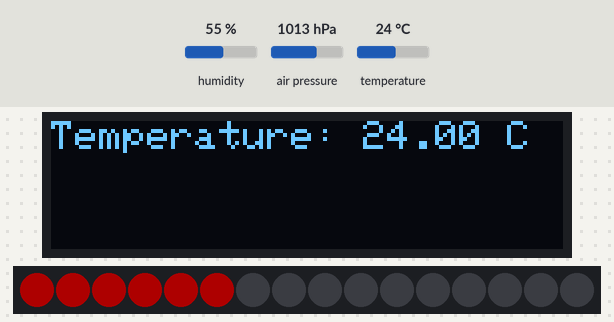
A sketch run on a simulated Arduino Uno, built with avr-gcc and run on an emulated ATmega328P. On the bench: 128×32 one-colour display, 16 RGB LEDs in strip order, left to right. The inputs (shaded band) are chosen by the test bench; at power-on: humidity 55 %, air pressure 1013 hPa, temperature 24 °C. Dim RGB values are drawn brighter than linear.

Above: at 1.2 s.
1.3 s: humidity set to 22 %
At 11.2 s:
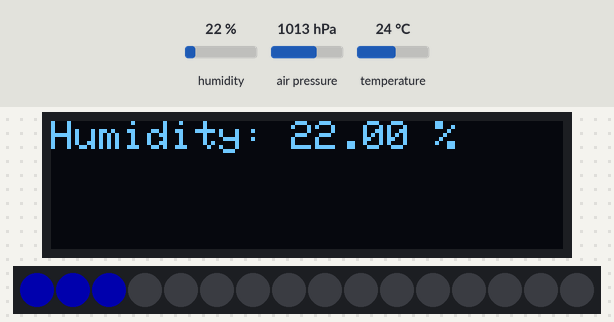
11.5 s: air pressure set to 952 hPa
At 20.7 s:
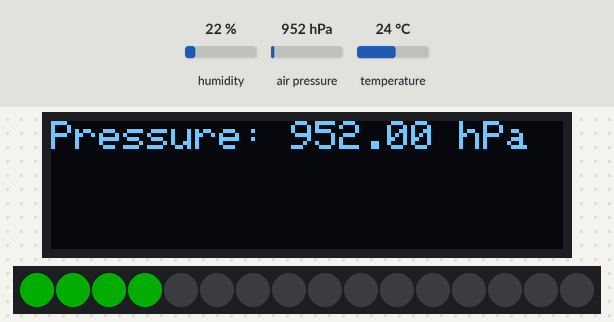
21.5 s: temperature set to 12 °C
At 31.3 s:
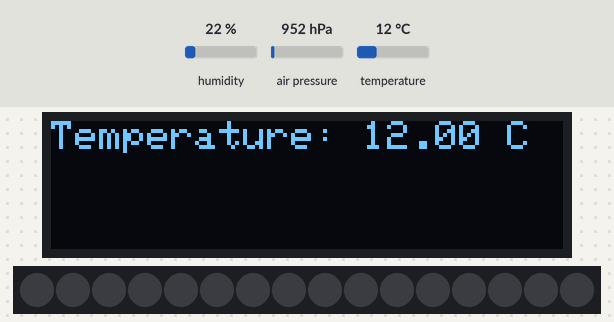
31.6 s: humidity set to 40 %
At 40.9 s:
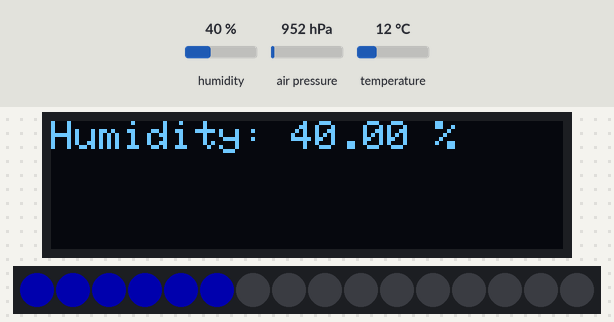
Timing chart, 0 to 42.4 s (numbered marks = the images above; inputs shaded):
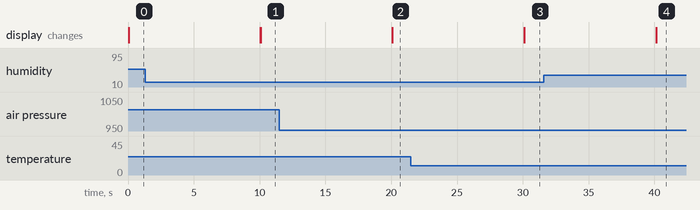

The sketch:

ledrgb.ino
```cpp
#include <Wire.h>
#include <Adafruit_GFX.h>
#include <Adafruit_SSD1306.h>
#include <Adafruit_BME280.h>
#include <Adafruit_NeoPixel.h>

#define SCREEN_WIDTH 128
#define SCREEN_HEIGHT 32

Adafruit_SSD1306 display(SCREEN_WIDTH, SCREEN_HEIGHT, &Wire, -1);
Adafruit_BME280 bme;

#define LED_PIN     13
#define LED_COUNT  16
#define BRIGHTNESS 50

Adafruit_NeoPixel strip(LED_COUNT, LED_PIN, NEO_GRB + NEO_KHZ800);

enum DisplayMode {
  TEMPERATURE,
  HUMIDITY,
  PRESSURE
};

DisplayMode currentMode = TEMPERATURE;

void setup() {
  Wire.begin();

  if(!display.begin(SSD1306_SWITCHCAPVCC, 0x3C)) {
    Serial.println(F("SSD1306 allocation failed"));
    for(;;);
  }

  display.clearDisplay();
  display.setTextSize(1);
  display.setTextColor(SSD1306_WHITE);

  if (!bme.begin(0x76)) {
    Serial.println("Could not find a valid BME280 sensor, check wiring!");
    while (1);
  }

  strip.begin();
  strip.setBrightness(BRIGHTNESS);
  strip.show();
}

void loop() {
  switch (currentMode) {
    case TEMPERATURE:
      displayTemperature();
      controlLEDs(bme.readTemperature(), 20, 30, 255, 0, 0); // Rouge pour la température (plage de 20 à 30)
      delay(10000); // Attendre 10 secondes
      break;
    case HUMIDITY:
      displayHumidity();
      controlLEDs(bme.readHumidity(), 0, 100, 0, 0, 255); // Bleu pour l'humidité (plage de 0 à 100)
      delay(10000); // Attendre 10 secondes
      break;
    case PRESSURE:
      displayPressure();
      controlLEDs(bme.readPressure() / 100.0F, 900, 1100, 0, 255, 0); // Vert pour la pression (plage de 900 à 1100)
      delay(10000); // Attendre 10 secondes
      break;
  }

  // Passer à la prochaine mode d'affichage
  currentMode = static_cast<DisplayMode>((currentMode + 1) % 3);
}

void displayTemperature() {
  display.clearDisplay();
  display.setCursor(0,0);
  display.print("Temperature: ");
  display.print(bme.readTemperature());
  display.println(" C");
  display.display();
}

void displayHumidity() {
  display.clearDisplay();
  display.setCursor(0,0);
  display.print("Humidity: ");
  display.print(bme.readHumidity());
  display.println(" %");
  display.display();
}

void displayPressure() {
  display.clearDisplay();
  display.setCursor(0,0);
  display.print("Pressure: ");
  display.print(bme.readPressure() / 100.0F);
  display.println(" hPa");
  display.display();
}

void controlLEDs(float value, float minValue, float maxValue, uint8_t red, uint8_t green, uint8_t blue) {
  int pixelsToLight = map(value, minValue, maxValue, 0, LED_COUNT);
  for (int i = 0; i < LED_COUNT; i++) {
    if (i < pixelsToLight) {
      strip.setPixelColor(i, strip.Color(red, green, blue));
    } else {
      strip.setPixelColor(i, 0); // Éteindre les LEDs non utilisées
    }
  }
  strip.show();
}
```
